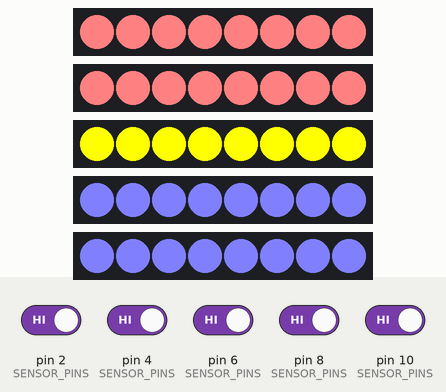
The sketch below on a simulated Arduino Leonardo, built with avr-gcc and run on an emulated ATmega32U4. Parts: 5 × 8 RGB LEDs in strip order, left to right. The test bench sets the inputs (shaded band); at power-on: pin 2 (SENSOR_PINS), pin 4 (SENSOR_PINS), pin 6 (SENSOR_PINS), pin 8 (SENSOR_PINS), pin 10 (SENSOR_PINS) HIGH. USB keyboard and mouse output is not drawn.

Above: at 0.6 s.
2.8 s: pin 2 (SENSOR_PINS) driven LOW
At 3.3 s:
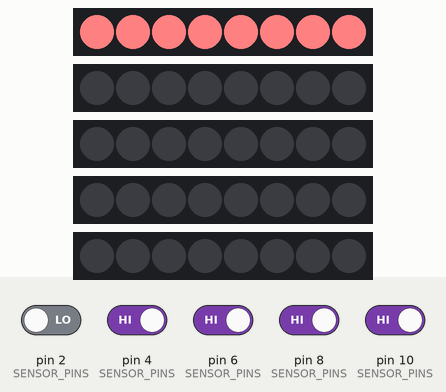
4.3 s: pin 4 (SENSOR_PINS) driven LOW
At 5.5 s:
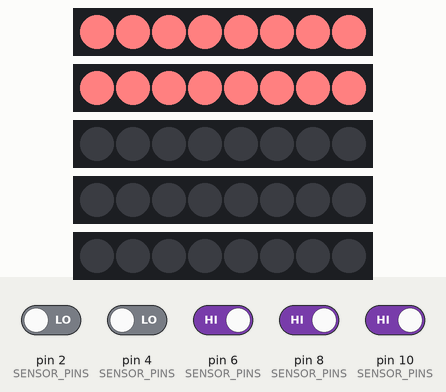
5.8 s: pin 6 (SENSOR_PINS) driven LOW
At 6.7 s:
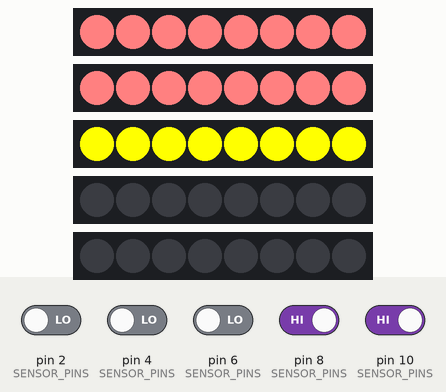
7.3 s: pin 8 (SENSOR_PINS) driven LOW
At 7.9 s:
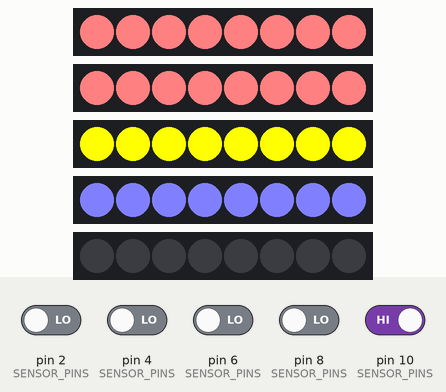
8.8 s: pin 2 (SENSOR_PINS) driven HIGH
At 10.0 s:
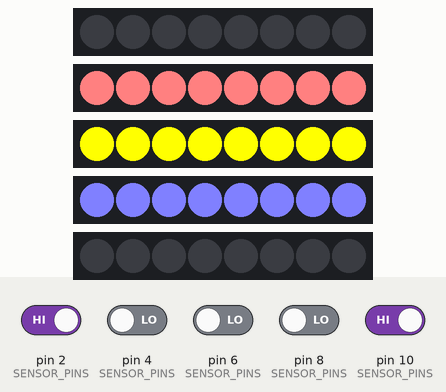
10.3 s: pin 10 (SENSOR_PINS) driven LOW
At 11.4 s:
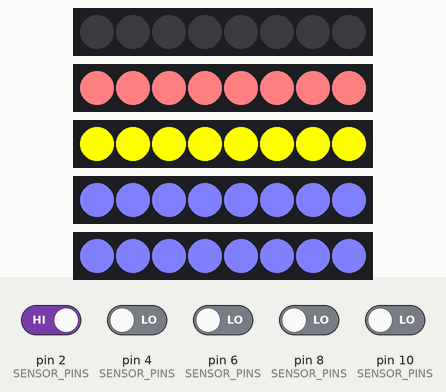
Timing chart, 0 to 12.8 s (numbered marks = the images above; inputs shaded):
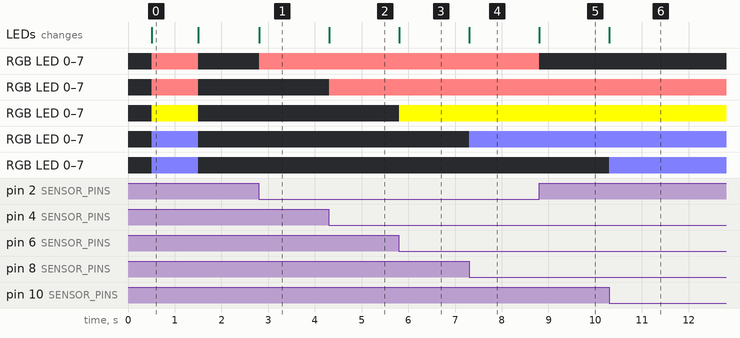

Measured:
- after the input at 2.8 s, RGB LED 0–7: off → RGB(255, 128, 128) at once; the LEDs: change at once (image 1)
- after the input at 4.3 s, RGB LED 0–7: off → RGB(255, 128, 128) at once; the LEDs: change at once (image 2)
- after the input at 5.8 s, RGB LED 0–7: off → RGB(255, 255, 0) at once; the LEDs: change at once (image 3)
- after the input at 7.3 s, RGB LED 0–7: off → RGB(128, 128, 255) at once; the LEDs: change at once (image 4)
- after the input at 8.8 s, RGB LED 0–7: RGB(255, 128, 128) → off at once; the LEDs: change at once (image 5)
- after the input at 10.3 s, RGB LED 0–7: off → RGB(128, 128, 255) at once; the LEDs: change at once (image 6)

The sketch:

dance_mat_controller.ino
```cpp
#include "configuration.h"

#include <Arduino.h>
#include "pads_controller.h"
#include "leds_controller.h"

void setup() {
  delay(500);

  setupPads();

#ifdef ARROWS_HAVE_LEDS
  setupLeds();
  delay(INIT_INSPECT_DELAY);
#endif
}

// This is checking the pads 10 times a second just as a back up in case a pad
// or LED gets "stuck" in a wrong state. If all goes well this is redundant.
void loop() {
  checkPads();

#ifdef ARROWS_HAVE_LEDS
  // If the LED controller is enabled, set then according to the pads state.
  for (int padIndex = 0; padIndex < NUMBER_OF_ARROWS; padIndex++) {
    padLeds[padIndex]->setState(pads[padIndex]->isPressed());
  }

  // Write to strip, updating the LEDs.
  FastLED.show();
#endif
}
```

leds_controller.cpp
```cpp
#include "configuration.h"
#include "leds_controller.h"

#ifdef ARROWS_HAVE_LEDS
// PadLeds array. Each member controls the LEDs of a single pad.
PadLeds *padLeds[NUMBER_OF_ARROWS];

// Initialize the FastLED library and turn on LEDs on all pads.
void setupLeds() {
  for (int padIndex = 0; padIndex < NUMBER_OF_ARROWS; padIndex++) {
    padLeds[padIndex] = new PadLeds(
      padIndex,
      LEDS_PER_ARROW,
      ARROW_COLORS[padIndex]
    );

    pinMode(LED_PINS[padIndex], OUTPUT);

    setPadLedsState(padIndex, true);
  }

// Supports pads of up to 9 arrows (a full 3x3 grid)
#if NUMBER_OF_ARROWS > 0
  FastLED.addLeds<LED_CHIPSET, LED_PINS[0], LED_RGB_ORDER>(padLeds[0]->getLeds(), LEDS_PER_ARROW);
#endif
#if NUMBER_OF_ARROWS > 1
  FastLED.addLeds<LED_CHIPSET, LED_PINS[1], LED_RGB_ORDER>(padLeds[1]->getLeds(), LEDS_PER_ARROW);
#endif
#if NUMBER_OF_ARROWS > 2
  FastLED.addLeds<LED_CHIPSET, LED_PINS[2], LED_RGB_ORDER>(padLeds[2]->getLeds(), LEDS_PER_ARROW);
#endif
#if NUMBER_OF_ARROWS > 3
  FastLED.addLeds<LED_CHIPSET, LED_PINS[3], LED_RGB_ORDER>(padLeds[3]->getLeds(), LEDS_PER_ARROW);
#endif
#if NUMBER_OF_ARROWS > 4
  FastLED.addLeds<LED_CHIPSET, LED_PINS[4], LED_RGB_ORDER>(padLeds[4]->getLeds(), LEDS_PER_ARROW);
#endif
#if NUMBER_OF_ARROWS > 5
  FastLED.addLeds<LED_CHIPSET, LED_PINS[5], LED_RGB_ORDER>(padLeds[5]->getLeds(), LEDS_PER_ARROW);
#endif
#if NUMBER_OF_ARROWS > 6
  FastLED.addLeds<LED_CHIPSET, LED_PINS[6], LED_RGB_ORDER>(padLeds[6]->getLeds(), LEDS_PER_ARROW);
#endif
#if NUMBER_OF_ARROWS > 7
  FastLED.addLeds<LED_CHIPSET, LED_PINS[7], LED_RGB_ORDER>(padLeds[7]->getLeds(), LEDS_PER_ARROW);
#endif
#if NUMBER_OF_ARROWS > 8
  FastLED.addLeds<LED_CHIPSET, LED_PINS[8], LED_RGB_ORDER>(padLeds[8]->getLeds(), LEDS_PER_ARROW);
#endif

  for (int padIndex = 0; padIndex < NUMBER_OF_ARROWS; padIndex++) {
    setPadLedsState(padIndex, true);
  }

  FastLED.show();
}

void setPadLedsState(int padIndex, bool onOff) {
  padLeds[padIndex]->setState(onOff);
}
#endif
```

leds_controller.h
```cpp
#ifndef LEDS_CONTROLLER_H
#define LEDS_CONTROLLER_H

#include <Arduino.h>

#include "configuration.h"
#include "pad_leds.h"

extern PadLeds *padLeds[];

void setupLeds();
void setPadLedsState(int padIndex, bool onOff);

#endif
```

mappings.h
```cpp
#ifndef MAPPINGS_H
#define MAPPINGS_H

#include "configuration.h"

struct CRGB;

#ifdef ARROWS_HAVE_LEDS
#include <FastLED.h>
#endif

/*
  ==============================================================================
  LED-related mappings (ignore if your pad does not have LEDs)
  ==============================================================================
*/

// Custom colours to match arrow art.
// The three colours were chosen in such a way so each LED will draw roughly the
// same amount of current. If each colour value was divided by 64, these would
// be the rough "load amount" for each colour:
//
// Red:    4 + 2 + 2 = 8 "units of load", out of a possible 12 (66% power)
// Blue:   2 + 2 + 4 = 8
// Yellow: 4 + 4 + 0 = 8
#define RED    CRGB(255, 128, 128)
#define BLUE   CRGB(128, 128, 255)
#define YELLOW CRGB(255, 255, 0)
#define PINK   CRGB(255, 0, 128)
#define CYAN   CRGB(0, 128, 255)

// Mappings for PIU LED pins
constexpr int PIU_LED_PINS[] = {
  3, // Top Left
  5, // Top Right
  7, // Center
  9, // Bottom Left
  11 // Bottom Right
};

#ifdef ARROWS_HAVE_LEDS

// Mappings for a PIU pad
const CRGB PIU_ARROW_COLORS[] = {
  RED,    // Top left
  RED,    // Top right
  YELLOW, // Center
  BLUE,   // Bottom left
  BLUE    // Bottom right
};

// Mappings for DDR LED pins
const int DDR_LED_PINS[] = {
  3, // Top
  5, // Left
  7, // Right
  9  // Bottom
};

// Mappings for a DDR pad
const CRGB DDR_ARROW_COLORS[] = {
  PINK, // Top
  CYAN, // Left
  CYAN, // Right
  PINK  // Bottom
};
#endif
#endif
```

pad.cpp
```cpp
#include "pad.h"

Pad::Pad(int pin, int debounceInterval) {
  _pin              = pin;
  _pressed          = false;
  _lastPressed      = 0;
  _debounceInterval = debounceInterval;

  pinMode(pin, INPUT_PULLUP);
}

// Check the status of the press and the timing.
// In timeSinceLastPress, abs() handles the edge case of the Arduino timer
// overflowing and resetting to zero.
bool Pad::pressChanged() {
  const bool newPressed = digitalRead(_pin) == LOW;
  unsigned long timeSinceLastPress = abs(millis() - _lastPressed);

  // Check for status change and debouncing
  bool changed = newPressed != _pressed && timeSinceLastPress >= _debounceInterval;
  if (changed) {
    _pressed     = newPressed;
    _lastPressed = millis();
  }

  return changed;
}

bool Pad::isPressed() {
  return _pressed;
}
```

pad.h
```cpp
#ifndef PAD_H
#define PAD_H

#include <Arduino.h>

class Pad
{
  public:
    Pad(int pin, int debounceInterval);
    bool pressChanged();
    bool isPressed();

  private:
    int           _pin;
    int           _debounceInterval;
    bool          _pressed;
    unsigned long _lastPressed;
};

#endif
```

pad_leds.cpp
```cpp
#include "configuration.h"
#include "pad_leds.h"

#ifdef ARROWS_HAVE_LEDS
PadLeds::PadLeds(int padIndex, int ledsPerPad, CRGB color) {
  _color      = color;
  _padIndex   = padIndex;
  _ledsPerPad = ledsPerPad;
}

CRGB *PadLeds::getLeds() {
  return _leds;
}

void PadLeds::setState(bool onOff) {
  CRGB newColor = onOff ? _color : CRGB::Black;
  for (int i = 0; i < _ledsPerPad; i++) {
    _leds[i] = newColor;
  }
}
#endif
```

pad_leds.h
```cpp
#ifndef PAD_LEDS_H
#define PAD_LEDS_H

#include <Arduino.h>
#include "configuration.h"

struct CRGB;
class PadLeds;

#ifdef ARROWS_HAVE_LEDS
#include <FastLED.h>

class PadLeds
{
  public:
    PadLeds(int padIndex, int ledsPerPad, CRGB color);
    void setState(bool onOff);
    CRGB *getLeds();

  private:
    int  _padIndex;
    int  _ledsPerPad;
    CRGB _color;
    CRGB _leds[LEDS_PER_ARROW];
};
#endif
#endif
```

pads_controller.cpp
```cpp
#include "pads_controller.h"

// Initializes the Joystick library. It creates only the exact number of buttons
// needed to map all pads.
Joystick_ Joystick(JOYSTICK_DEFAULT_REPORT_ID, JOYSTICK_TYPE_GAMEPAD,
                   NUMBER_OF_ARROWS, 0,     // Button Count, Hat Switch Count
                   false, false, false,   // No X, Y, or Z Axis
                   false, false, false,   // No Rx, Ry, or Rz
                   false, false,          // No rudder or throttle
                   false, false, false);  // No accelerator, brake, or steering

Pad *pads[NUMBER_OF_ARROWS];

void setupPads() {
  Joystick.begin();

  for (int padIndex = 0; padIndex < NUMBER_OF_ARROWS; padIndex++) {
    pads[padIndex] = new Pad(SENSOR_PINS[padIndex], DEBOUNCE_INTERVAL);
  }
}

// Iterates over all pads, checking if each one is pressed and sending the
// appropriate inputs to the Joystick and LED controller.
void checkPads() {
  for (int padIndex = 0; padIndex < NUMBER_OF_ARROWS; padIndex++) {
    Pad *pad = pads[padIndex];
    if (pad->pressChanged()) {
      Joystick.setButton(padIndex, pad->isPressed());
    }
  }
}
```

pads_controller.h
```cpp
#ifndef PADS_CONTROLLER_H
#define PADS_CONTROLLER_H

#include <Arduino.h>
#include <Joystick.h>

#include "configuration.h"
#include "pad.h"

extern Pad *pads[];

void setupPads();
void checkPads();
#endif
```

configuration.h
```cpp
#ifndef CONFIGURATION_H
#define CONFIGURATION_H

// This configuration file is split in two sections: Arrows and LEDs
// configurations. If your pad does NOT have LEDs, you can either delete or
// comment out the line "#define ARROWS_HAVE_LEDS" at the start of the LED section
// and ignore the rest of the file.

/*
  ==============================================================================
  Arrows configuration
  ==============================================================================
*/

// Debounce interval in milliseconds. This is to prevent bouncing, when the
// electrical contact is briefly lost on the pad due to physical bouncing. If
// absent, a single pad step would usually result in extra step inputs being
// sent to the controller, causing gameplay issues.
//
// An interval of 50ms allows up to 25 steps per second, which should be fine
// for all songs.
#define DEBOUNCE_INTERVAL 50

// Number of arrow panels present in the dance mat.
// This would be 4 for DDR, and 5 for PIU.
#define NUMBER_OF_ARROWS 5

// Arduino pins where each pad is connected to. Arrow sensors will be treated as
// momentary switches, and will be configured in Arduino as INPUT_PULLUP.
//
// Add or remove lines below according to the number of arrows present.
// Example Pump it Up pad layout:
//
// ╔═══════════════╗
// ║┌───┐     ┌───┐║
// ║│ 2 │     │ 4 │║
// ║└───┘┌───┐└───┘║
// ║     │ 6 │     ║
// ║┌───┐└───┘┌───┐║
// ║│ 8 │     │10 │║
// ║└───┘     └───┘║
// ╚═══════════════╝
const int SENSOR_PINS[] = {
  2, // Top Left
  4, // Top Right
  6, // Center
  8, // Bottom Left
  10 // Bottom Right
};

/*
  ==============================================================================
  LEDs configuration
  ==============================================================================

  The dance pad can be configured to use LEDs to light up individual arrows.

  This can be turned off by commenting ARROWS_HAVE_LEDS, if the dance pad does
  not have such a feature.

  If enabled, the FastLED library must be installed:
  - https://github.com/FastLED/FastLED

  The physical installation of the LEDs MUST be such that a continuous strip is
  formed from the first arrow to the last, in the correct order. This means each
  sub-strip's Din and D0 must form a chain in order for ALL LEDs to be
  recognized as a single FastLED strip.
*/

// Whether the dance mat has LEDs that light up when the player steps on them.
// Note that the number of LEDs per arrow must be the same for all arrows.
#define ARROWS_HAVE_LEDS

#ifdef ARROWS_HAVE_LEDS // This shouldn't be changed

// The LED chipset.
// Refer to https://github.com/FastLED/FastLED#supported-led-chipsets
// for a list of supported chipsets.
#define LED_CHIPSET WS2812B

// The order of the RGB pins on the chipset. Reorder as necessary.
#define LED_RGB_ORDER GRB

// Map colours to arrows. Check "mappings.h" file for available mappings, or
// create your own by uncommenting the code below.
//
//const CRGB CUSTOM_ARROW_COLORS[] = {
//  CRGB::White, // Arrow 1
//  CRGB::White, // Arrow 2
//  CRGB::White, // Arrow 3
//  CRGB::White  // Arrow 4
//};
//#define ARROW_COLORS CUSTOM_ARROW_COLORS;
//
#define ARROW_COLORS PIU_ARROW_COLORS

#endif // This shouldn't be changed

// Arduino pins where the Data pin of each arrow's LEDs are connected to.
#define LED_PINS PIU_LED_PINS

// How many LEDs are there per arrow. The total current draw of the mat must be
// taken into account when choosing the numbe of LEDs.
//
// For example, if only USB power is going to be used, each arrow can only have
// a very limited number of LEDs, as typical current limit on USB 2 is 500mA, or
// 900mA for USB 3.
//
// For instance, for a PIU pad using WS2812 LEDs and the colours suggested
// below, each LED will draw a maximum of roughly 45mA, so using for instance,
// 4 leds at full brightness per arrow will result in a max current draw of
// 900mA, when all 5 arrows are pressed at the same time
// (45mA * 4 leds * 5 arrows). If more LEDs are required, an external power
// source is needed. The LEDs can also be operated at a lower brightness to
// limit the amount of current draw.
#define LEDS_PER_ARROW 8

// Duration in milliseconds for which the LEDs flash on when the pad is
// initialized. This can be used to make sure the LEDs are working, and also as
// an indicator that the pad is now online and ready for use.
#define INIT_INSPECT_DELAY 1000

/*
  ==============================================================================
  End of configurable settings. The rest of the file shouldn't be changed
  ==============================================================================
*/

#include "mappings.h"

#endif
```
